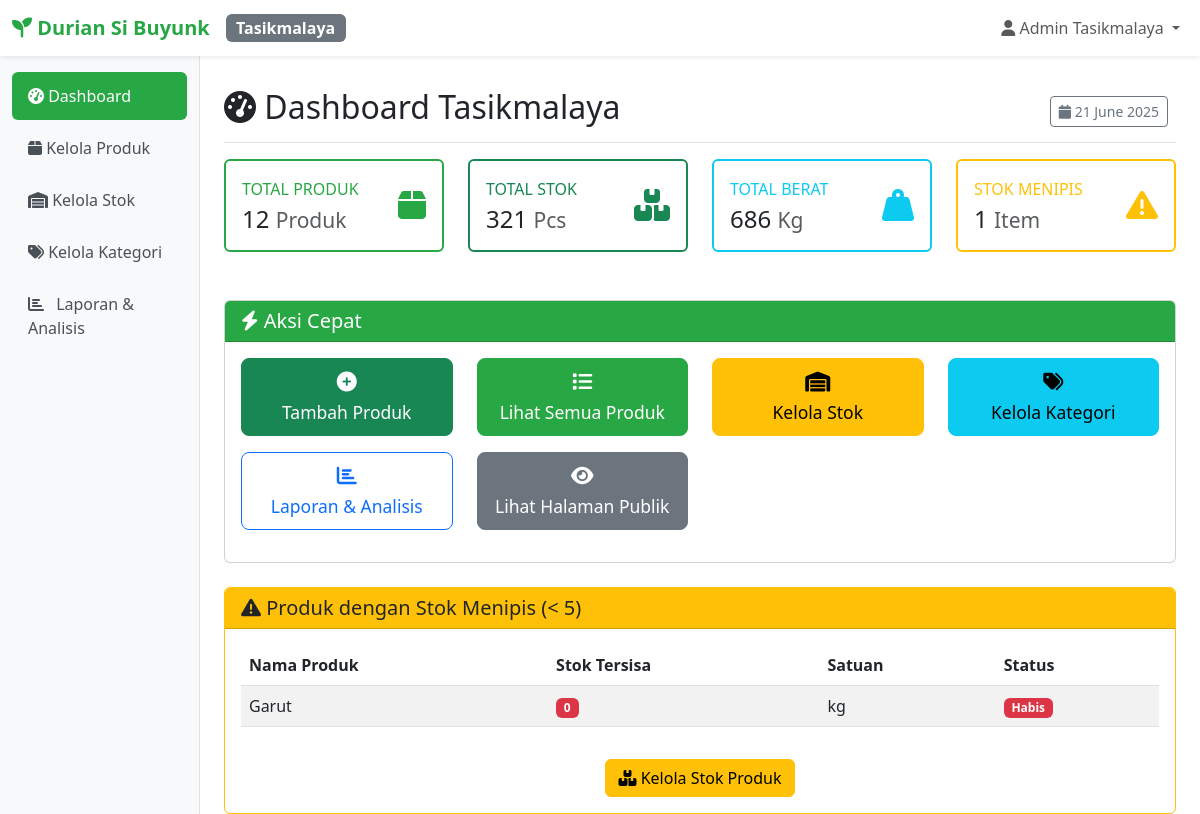
The page /cabang/tasik/dashboard.php (signed in) on the database its author committed.
### tables this page shows
CREATE TABLE `users` (
  `id` int NOT NULL,
  `username` varchar(50) NOT NULL,
  `password` varchar(255) NOT NULL,
  `nama_lengkap` varchar(100) NOT NULL,
  `cabang_id` int NOT NULL,
  `role` enum('admin') DEFAULT 'admin',
  `created_at` timestamp NOT NULL DEFAULT CURRENT_TIMESTAMP,
  `updated_at` timestamp NOT NULL DEFAULT CURRENT_TIMESTAMP ON UPDATE CURRENT_TIMESTAMP
);

CREATE TABLE `cabang` (
  `id` int NOT NULL,
  `nama_cabang` varchar(50) NOT NULL,
  `kode_cabang` varchar(10) NOT NULL,
  `alamat` text,
  `telepon` varchar(20) DEFAULT NULL,
  `created_at` timestamp NOT NULL DEFAULT CURRENT_TIMESTAMP
);

CREATE TABLE `produk` (
  `id` int NOT NULL,
  `nama_produk` varchar(200) NOT NULL,
  `kategori_id` int DEFAULT NULL,
  `jenis_durian_id` int DEFAULT NULL,
  `harga` decimal(12,2) NOT NULL,
  `harga_per_kg` decimal(12,2) DEFAULT '0.00' COMMENT 'Harga per kilogram',
  `stok_tasik` int DEFAULT '0',
  `stok_garut` int DEFAULT '0',
  `total_kg_tasik` decimal(10,3) DEFAULT '0.000' COMMENT 'Total berat stok Tasik dalam kg',
  `total_kg_garut` decimal(10,3) DEFAULT '0.000' COMMENT 'Total berat stok Garut dalam kg',
  `total_pcs_tasik` int DEFAULT '0' COMMENT 'Total pieces Tasik',
  `total_pcs_garut` int DEFAULT '0' COMMENT 'Total pieces Garut',
  `satuan` varchar(20) DEFAULT 'pcs',
  `deskripsi` text,
  `gambar` varchar(255) DEFAULT NULL,
  `status` enum('aktif','nonaktif') DEFAULT 'aktif',
  `created_at` timestamp NOT NULL DEFAULT CURRENT_TIMESTAMP,
  `updated_at` timestamp NOT NULL DEFAULT CURRENT_TIMESTAMP ON UPDATE CURRENT_TIMESTAMP
);

### includes/auth.php (called while the page is built, shortened)
<?php
function getCurrentUser() {
    try {
        $pdo = getConnection();
        $stmt = $pdo->prepare("SELECT u.*, c.nama_cabang, c.kode_cabang
                              FROM users u
                              JOIN cabang c ON u.cabang_id = c.id
                              WHERE u.id = ?");
        $stmt->execute([$_SESSION['user_id']]);
        return $stmt->fetch();
    } catch (Exception $e) {
        return null;
    }
}
?>

### includes/functions.php (called while the page is built, shortened)
<?php
function getDashboardStats($cabang_id) {
    try {
        $pdo = getConnection();
        $stmt = $pdo->query("SELECT COUNT(*) as total FROM produk WHERE status = 'aktif'");
        $totalProducts = $stmt->fetch()['total'];
        if ($cabang_id == CABANG_TASIK) {
            $stmt = $pdo->query("SELECT SUM(stok_tasik) as total FROM produk WHERE status = 'aktif'");
            $totalStock = $stmt->fetch()['total'] ?? 0;
            $stmt = $pdo->query("SELECT SUM(total_kg_tasik) as total FROM produk WHERE status = 'aktif'");
            $totalWeight = $stmt->fetch()['total'] ?? 0;
            $stmt = $pdo->query("SELECT COUNT(*) as total FROM produk WHERE status = 'aktif' AND stok_tasik < 5");
        }
        $lowStock = $stmt->fetch()['total'];
        $stmt = $pdo->query("SELECT COUNT(*) as total FROM kategori");
        $totalCategories = $stmt->fetch()['total'];
        return [
            'total_products' => $totalProducts,
            'total_stock' => $totalStock,
            'total_weight' => $totalWeight,
            'low_stock' => $lowStock,
            'total_categories' => $totalCategories
        ];
    } catch (Exception $e) {
        return [
            'total_products' => 0,
            'total_stock' => 0,
            'total_weight' => 0,
            'low_stock' => 0,
            'total_categories' => 0
        ];
    }
}
?>

### cabang/tasik/dashboard.php (the view, shortened to what this page needs)
<?php
require_once __DIR__ . '/../../includes/auth.php';
require_once __DIR__ . '/../../includes/functions.php';
$currentUser = getCurrentUser();
$branchName = $currentUser ? $currentUser['nama_cabang'] : '';
$stats = getDashboardStats(CABANG_TASIK);
$pdo = getConnection();
$stmt = $pdo->query("SELECT nama_produk, stok_tasik, satuan FROM produk WHERE status = 'aktif' AND stok_tasik < 5 ORDER BY stok_tasik ASC LIMIT 5");
$lowStockProducts = $stmt->fetchAll();
?>
<!DOCTYPE html>
<html lang="id">
<head>
    <link href="https://cdn.jsdelivr.net/npm/bootstrap@5.3.0/dist/css/bootstrap.min.css" rel="stylesheet">
    <link href="https://cdnjs.cloudflare.com/ajax/libs/font-awesome/6.4.0/css/all.min.css" rel="stylesheet">
</head>
<body>
    <nav class="navbar navbar-expand-lg navbar-light bg-white shadow-sm">
        <div class="container-fluid">
            <a class="navbar-brand" href="dashboard.php">
                <i class="fas fa-seedling"></i> <?= APP_NAME ?>
            </a>
            <span class="badge bg-secondary fs-6"><?= $branchName ?></span>
            <div class="navbar-nav ms-auto">
                <div class="nav-item dropdown">
                    <a class="nav-link dropdown-toggle" href="#" id="navbarDropdown" role="button" data-bs-toggle="dropdown">
                        <i class="fas fa-user"></i> <?= $currentUser['nama_lengkap'] ?? 'User' ?>
                    </a>
                </div>
            </div>
        </div>
    </nav>
    <div class="container-fluid">
        <div class="row">
            <nav class="col-md-3 col-lg-2 d-md-block sidebar">
                <div class="position-sticky pt-3">
                    <ul class="nav flex-column">
                        <li class="nav-item">
                            <a class="nav-link <?= basename($_SERVER['PHP_SELF']) == 'dashboard.php' ? 'active' : '' ?>" href="dashboard.php">
                                <i class="fas fa-tachometer-alt"></i> Dashboard
                            </a>
                        </li>
                        <li class="nav-item">
                            <a class="nav-link <?= strpos($_SERVER['PHP_SELF'], '/produk/') !== false ? 'active' : '' ?>" href="produk/">
                                <i class="fas fa-box"></i> Kelola Produk
                            </a>
                        </li>
                        <li class="nav-item">
                            <a class="nav-link <?= strpos($_SERVER['PHP_SELF'], '/manajemen-stok/') !== false ? 'active' : '' ?>" href="manajemen-stok/">
                                <i class="fas fa-warehouse"></i> Kelola Stok
                            </a>
                        </li>
                        <li class="nav-item">
                            <a class="nav-link <?= strpos($_SERVER['PHP_SELF'], '/kategori/') !== false ? 'active' : '' ?>" href="kategori/">
                                <i class="fas fa-tags"></i> Kelola Kategori
                            </a>
                        </li>
                        <li class="nav-item">
                            <a class="nav-link <?= $current_page === 'laporan' ? 'active' : '' ?>" href="laporan/">
                                <i class="fas fa-chart-bar me-2"></i>
                                Laporan & Analisis
                            </a>
                        </li>
                    </ul>
                </div>
            </nav>
            <main class="col-md-9 ms-sm-auto col-lg-10 px-md-4">
                <div class="pt-3">
                    <div class="d-flex justify-content-between flex-wrap flex-md-nowrap align-items-center pt-3 pb-2 mb-3 border-bottom">
                        <h1 class="h2"><i class="fas fa-tachometer-alt"></i> Dashboard Tasikmalaya</h1>
                        <div class="btn-toolbar mb-2 mb-md-0">
                            <div class="btn-group me-2">
                                <button type="button" class="btn btn-sm btn-outline-secondary">
                                    <i class="fas fa-calendar"></i> <?= date('d F Y') ?>
                                </button>
                            </div>
                        </div>
                    </div>
                    <div class="row mb-4">
                        <?php
                        $cards = [
                            [
                                'title' => 'Total Produk',
                                'value' => $stats['total_products'],
                                'unit' => 'Produk',
                                'icon' => 'fa-box',
                                'class' => 'primary'
                            ],
                            [
                                'title' => 'Total Stok',
                                'value' => $stats['total_stock'],
                                'unit' => 'Pcs',
                                'icon' => 'fa-boxes',
                                'class' => 'success'
                            ],
                            [
                                'title' => 'Total Berat',
                                'value' => number_format($stats['total_weight'], 1),
                                'unit' => 'Kg',
                                'icon' => 'fa-weight-hanging',
                                'class' => 'info'
                            ],
                            [
                                'title' => 'Stok Menipis',
                                'value' => $stats['low_stock'],
                                'unit' => 'Item',
                                'icon' => 'fa-exclamation-triangle',
                                'class' => 'warning'
                            ]
                        ];
                        foreach ($cards as $card): ?>
                            <div class="col-xl-3 col-md-6 mb-4">
                                <div class="card border-<?= $card['class'] ?> border-2 h-100">
                                    <div class="card-body">
                                        <div class="row align-items-center">
                                            <div class="col">
                                                <div class="text-xs font-weight-bold text-<?= $card['class'] ?> text-uppercase mb-1"><?= $card['title'] ?></div>
                                                <div class="h4 mb-0 font-weight-bold text-gray-800">
                                                    <?= is_numeric($card['value']) ? number_format($card['value']) : $card['value'] ?>
                                                    <small class="text-muted"><?= $card['unit'] ?></small>
                                                </div>
                                            </div>
                                            <div class="col-auto">
                                                <i class="fas <?= $card['icon'] ?> fa-2x text-<?= $card['class'] ?>"></i>
                                            </div>
                                        </div>
                                    </div>
                                </div>
                            </div>
                        <?php endforeach; ?>
                    </div>
                    <div class="row mb-4">
                        <div class="col-12">
                            <div class="card">
                                <div class="card-header bg-primary text-white">
                                    <h5 class="mb-0"><i class="fas fa-bolt"></i> Aksi Cepat</h5>
                                </div>
                                <div class="card-body">
                                    <div class="row">
                                        <div class="col-lg-3 col-md-6 mb-3">
                                            <a href="produk/tambah.php" class="btn btn-success btn-lg w-100"><i class="fas fa-plus-circle"></i><br><small>Tambah Produk</small></a>
                                        </div>
                                        <div class="col-lg-3 col-md-6 mb-3">
                                            <a href="produk/" class="btn btn-primary btn-lg w-100"><i class="fas fa-list"></i><br><small>Lihat Semua Produk</small></a>
                                        </div>
                                        <div class="col-lg-3 col-md-6 mb-3">
                                            <a href="manajemen-stok/" class="btn btn-warning btn-lg w-100"><i class="fas fa-warehouse"></i><br><small>Kelola Stok</small></a>
                                        </div>
                                        <div class="col-lg-3 col-md-6 mb-3">
                                            <a href="kategori/" class="btn btn-info btn-lg w-100"><i class="fas fa-tags"></i><br><small>Kelola Kategori</small></a>
                                        </div>
                                    </div>
                                    <div class="row">
                                        <div class="col-lg-3 col-md-6 mb-3">
                                            <a href="laporan/" class="btn btn-outline-primary btn-lg w-100"><i class="fas fa-chart-bar"></i><br><small>Laporan & Analisis</small></a>
                                        </div>
                                        <div class="col-lg-3 col-md-6 mb-3">
                                            <a href="../../" target="_blank" class="btn btn-secondary btn-lg w-100"><i class="fas fa-eye"></i><br><small>Lihat Halaman Publik</small></a>
                                        </div>
                                    </div>
                                </div>
                            </div>
                        </div>
                    </div>
                    <?php if (!empty($lowStockProducts)): ?>
                        <div class="row">
                            <div class="col-12">
                                <div class="card border-warning">
                                    <div class="card-header bg-warning text-dark">
                                        <h5 class="mb-0"><i class="fas fa-exclamation-triangle"></i> Produk dengan Stok Menipis (< 5)</h5>
                                    </div>
                                    <div class="card-body">
                                        <div class="table-responsive">
                                            <table class="table table-striped table-hover">
                                                <thead>
                                                    <tr>
                                                        <th>Nama Produk</th>
                                                        <th>Stok Tersisa</th>
                                                        <th>Satuan</th>
                                                        <th>Status</th>
                                                    </tr>
                                                </thead>
                                                <tbody>
                                                    <?php foreach ($lowStockProducts as $product): ?>
                                                        <tr>
                                                            <td><?= htmlspecialchars($product['nama_produk']) ?></td>
                                                            <td><span class="badge bg-danger"><?= $product['stok_tasik'] ?></span></td>
                                                            <td><?= htmlspecialchars($product['satuan']) ?></td>
                                                            <td>
                                                                <?php if ($product['stok_tasik'] == 0): ?>
                                                                    <span class="badge bg-danger">Habis</span>
                                                                <?php else: ?>
                                                                    <span class="badge bg-warning">Menipis</span>
                                                                <?php endif; ?>
                                                            </td>
                                                        </tr>
                                                    <?php endforeach; ?>
                                                </tbody>
                                            </table>
                                        </div>
                                        <div class="text-center mt-3">
                                            <a href="manajemen-stok/" class="btn btn-warning"><i class="fas fa-boxes"></i> Kelola Stok Produk</a>
                                        </div>
                                    </div>
                                </div>
                            </div>
                        </div>
                    <?php endif; ?>
                </div>
            </main>
        </div>
    </div>
</body>
</html>

### rows shown on the page
users: cabang.nama_cabang "Tasikmalaya", nama_lengkap "Admin Tasikmalaya"
produk: nama_produk "Garut", stok_tasik "0", satuan "kg", shows "Habis"

### other values the page prints
APP_NAME "Durian Si Buyunk"
$card['title'] "TOTAL PRODUK"
$card['value'] "12"
$card['unit'] "Produk"
$card['title'] "TOTAL STOK"
$card['value'] "321"
$card['unit'] "Pcs"
$card['title'] "TOTAL BERAT"
$card['value'] "686"
$card['unit'] "Kg"
$card['title'] "STOK MENIPIS"
$card['value'] "1"
$card['unit'] "Item"
